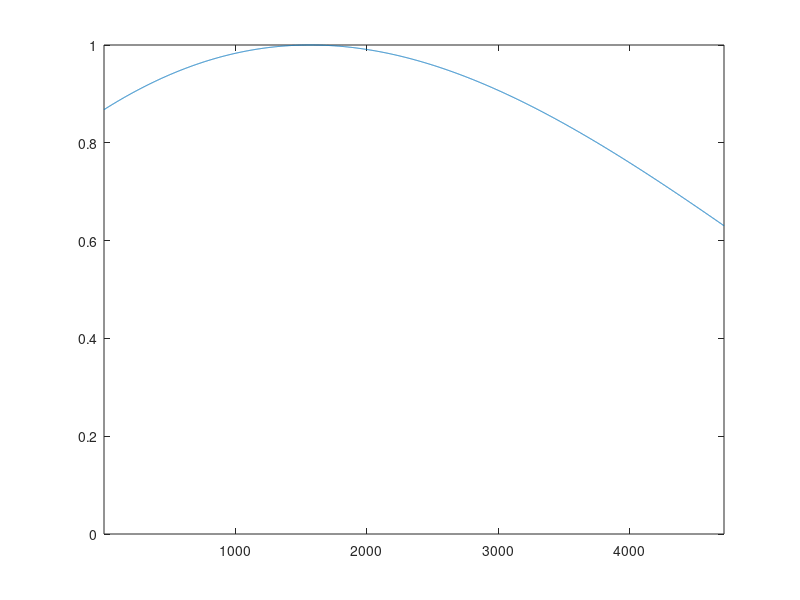

MATLAB code for this plot:
w = 3.1;        % Attenna width
wvl = 0.236057; % Wavelength
r0 = 856117;    % Near range distance
ht = 697799.36496277945;    % orbit altitude
fs = 32E6;      % Sample rate
c = 3E8;        % Speed of light
dr = c/(2*fs);  % Slant range spacing
nr = 9440;      % Number of range bins
looks = 2;      % Looks taken in range direction
re = 6373040.699757;    % Local Earth radius

nrlooks = round(nr/looks);
r = r0 + (0:nrlooks)*looks*dr;
theta = acos((r.^2+(ht+re)^2-re^2)./(2*(ht+re)*r));
% theta0 = theta(round(nrlooks/2));
theta0 = theta(2000);
% theta0 = (theta(1)+theta(end))/2;
amp_theo = sinc(w*sin(theta(1:end-1)-theta0)/wvl).*(theta(2:end)-theta(1:end-1));
amp_theo = amp_theo / max(amp_theo);
plot(1:nrlooks,amp_theo);
axis([1,nrlooks,0,1]);